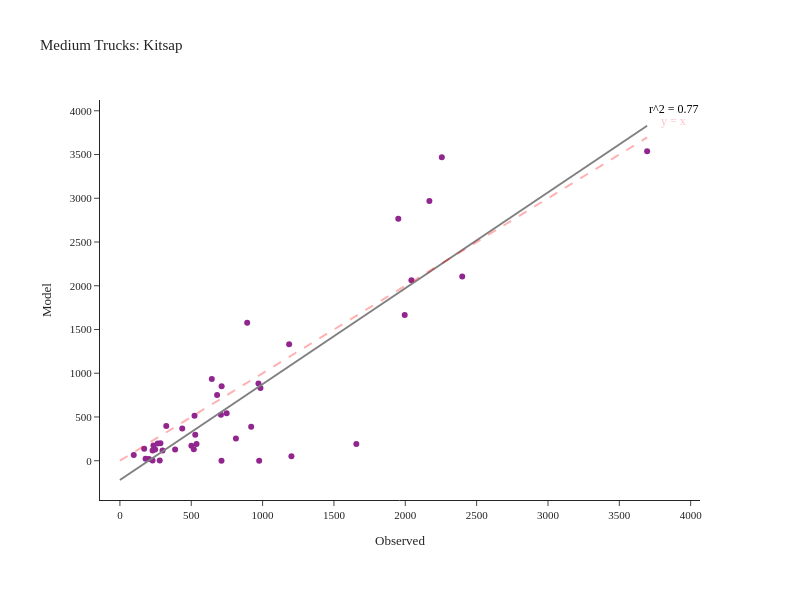

Write notebook code for a chart like this one.
### Code cell
fig = create_truck_chart(df_daily_med, 'Medium', 'Kitsap')
fig.show()

### Figure 1 — Plotly figure (JSON) as saved in the notebook; plotly's stock layout.template omitted (floating-point values rounded to 4 significant figures)
{"data": [{"customdata": [["SR-16  N/O SR-302 NB/SB", "Kitsap"], ["SR-16 N/O SR-160 NB/SB", "Kitsap"], ["SR-16 N/O Tremont NB/SB", "Kitsap"], ["SR-16 S/O SR-3 NB", "Kitsap"], ["SR-104 @ Hood Canal Bridge WB/EB", "Kitsap"], ["SR-104 E/O Hood Canal Bridge WB/EB", "Kitsap"], ["SR-104 N/O Pt Gamble Rd WB/EB", "Kitsap"], ["SR-104 E/O SR-307 WB/EB", "Kitsap"], ["SR-104 E/O Hansville WB/EB", "Kitsap"], ["SR-160 @ SR-16 WB/EB", "Kitsap"], ["SR-160 E/O Long Lake Rd WB/EB", "Kitsap"], ["SR-160 W/O Banner WB/EB", "Kitsap"], ["SR-160 E/O Peterson WB/EB", "Kitsap"], ["SR-160 S/O Southworth Dr WB/EB", "Kitsap"], ["SR-166 E/O SR-16 WB/EB", "Kitsap"], ["SR-3 E/O Sunset Way NB/SB", "Kitsap"], ["SR-3 N/O SR-305 NB/SB", "Kitsap"], ["SR-3 S/O Newberry Hill Rd NB/SB", "Kitsap"], ["SR-3 @ SR-304 NB/SB", "Kitsap"], ["SR-3 NE of SR-16 NB/SB", "Kitsap"], ["SR-3 W/O Lake Flora Rd NB/SB", "Kitsap"], ["SR-303 E/O SR-3 NB/SB", "Kitsap"], ["SR-303 N/O 11th St NB/SB", "Kitsap"], ["SR-303 N/O SR-304 NB/SB", "Kitsap"], ["SR-304 E/O SR-3 WB/EB", "Kitsap"], ["SR-304 W/O Naval WB/EB", "Kitsap"], ["SR-305 W/O SR-307 WB/EB", "Kitsap"], ["SR-305 W/O Suquamish Way WB/EB", "Kitsap"], ["SR-305 N/O Day Rd WB/EB", "Kitsap"], ["SR-305 N/O High School Rd WB/EB", "Kitsap"], ["SR-305 S/O Winslow Way WB/EB", "Kitsap"], ["SR-305 @ Ferry Ramp WB/EB", "Kitsap"], ["SR-307 W/O SR-104 NB/SB", "Kitsap"], ["SR-307 N/O Gunderson NB/SB", "Kitsap"], ["SR-307 S/O Gunderson NB/SB", "Kitsap"], ["SR-307 N/O SR-305 NB/SB", "Kitsap"], ["SR-308 @ SR-3 WB/EB", "Kitsap"], ["SR-308 E/O SR-3 WB/EB", "Kitsap"], ["SR-308 E/O Silverdale Way WB/EB", "Kitsap"], ["SR-308 W/O Brownsville Hwy WB/EB", "Kitsap"], ["SR-310 @ SR-3 WB/EB", "Kitsap"], ["SR-310 W/O Callow WB/EB", "Kitsap"]], "hovertemplate": "Observed=%{x}<br>Model=%{y}<br>location=%{customdata[0]}<br>County=%{customdata[1]}<extra></extra>", "legendgroup": "", "line": {"color": "Grey", "width": 2}, "marker": {"color": "#91268F", "symbol": "circle"}, "mode": "markers", "name": "", "orientation": "v", "showlegend": false, "type": "scatter", "x": [2256, 1951, 2169, 1996, 712, 180, 203, 537, 299, 523, 501, 387, 235, 97, 325, 1202, 1657, 2399, 2043, 3695, 976, 985, 971, 437, 892, 681, 1186, 713, 644, 518, 279, 229, 813, 528, 708, 748, 170, 229, 284, 247, 920, 265], "xaxis": "x", "y": [3468, 2766, 2970, 1667, 0, 23, 19, 190, 116, 513, 170, 129, 173, 64, 397, 51, 192, 2106, 2064, 3538, 0, 832, 882, 368, 1576, 750, 1331, 852, 933, 132, 2, 2, 253, 297, 526, 543, 137, 116, 199, 128, 389, 196], "yaxis": "y"}, {"hovertemplate": "Observed=%{x}<br>Model=%{y}<extra></extra>", "legendgroup": "", "line": {"color": "Grey", "dash": "solid", "width": 2}, "marker": {"symbol": "circle"}, "mode": "lines", "name": "", "orientation": "v", "showlegend": false, "type": "scatter", "x": [0.0, 37.32, 74.65, 112.0, 149.3, 186.6, 223.9, 261.3, 298.6, 335.9, 373.2, 410.6, 447.9, 485.2, 522.5, 559.8, 597.2, 634.5, 671.8, 709.1, 746.5, 783.8, 821.1, 858.4, 895.8, 933.1, 970.4, 1008.0, 1045.0, 1082.0, 1120.0, 1157.0, 1194.0, 1232.0, 1269.0, 1306.0, 1344.0, 1381.0, 1418.0, 1456.0, 1493.0, 1530.0, 1568.0, 1605.0, 1642.0, 1680.0, 1717.0, 1754.0, 1792.0, 1829.0, 1866.0, 1903.0, 1941.0, 1978.0, 2015.0, 2053.0, 2090.0, 2127.0, 2165.0, 2202.0, 2239.0, 2277.0, 2314.0, 2351.0, 2389.0, 2426.0, 2463.0, 2501.0, 2538.0, 2575.0, 2613.0, 2650.0, 2687.0, 2725.0, 2762.0, 2799.0, 2837.0, 2874.0, 2911.0, 2949.0, 2986.0, 3023.0, 3061.0, 3098.0, 3135.0, 3172.0, 3210.0, 3247.0, 3284.0, 3322.0, 3359.0, 3396.0, 3434.0, 3471.0, 3508.0, 3546.0, 3583.0, 3620.0, 3658.0, 3695.0], "xaxis": "x", "y": [-220.4, -179.5, -138.6, -97.71, -56.8, -15.9, 25.0, 65.9, 106.8, 147.7, 188.6, 229.5, 270.4, 311.3, 352.2, 393.1, 434.0, 474.9, 515.8, 556.7, 597.6, 638.5, 679.4, 720.3, 761.2, 802.1, 843.0, 883.9, 924.8, 965.7, 1007.0, 1048.0, 1088.0, 1129.0, 1170.0, 1211.0, 1252.0, 1293.0, 1334.0, 1375.0, 1416.0, 1457.0, 1497.0, 1538.0, 1579.0, 1620.0, 1661.0, 1702.0, 1743.0, 1784.0, 1825.0, 1866.0, 1906.0, 1947.0, 1988.0, 2029.0, 2070.0, 2111.0, 2152.0, 2193.0, 2234.0, 2275.0, 2315.0, 2356.0, 2397.0, 2438.0, 2479.0, 2520.0, 2561.0, 2602.0, 2643.0, 2684.0, 2725.0, 2765.0, 2806.0, 2847.0, 2888.0, 2929.0, 2970.0, 3011.0, 3052.0, 3093.0, 3134.0, 3174.0, 3215.0, 3256.0, 3297.0, 3338.0, 3379.0, 3420.0, 3461.0, 3502.0, 3543.0, 3583.0, 3624.0, 3665.0, 3706.0, 3747.0, 3788.0, 3829.0], "yaxis": "y"}], "layout": {"annotations": [{"align": "right", "font": {"color": "pink", "size": 12}, "showarrow": false, "text": "y = x", "x": 3880.0, "y": 3880.0}, {"align": "right", "font": {"color": "black", "size": 12}, "showarrow": false, "text": "r^2 = 0.77", "x": 3880.0, "y": 4020.0}], "height": 600, "legend": {"tracegroupgap": 0}, "margin": {"b": 100, "l": 100, "r": 100, "t": 100}, "shapes": [{"line": {"color": "Red", "dash": "dash", "width": 2}, "type": "line", "x0": 0, "x1": 3695, "y0": 0, "y1": 3695}], "title": {"text": "Medium Trucks: Kitsap"}, "width": 800, "xaxis": {"anchor": "y", "domain": [0.0, 1.0], "title": {"text": "Observed"}}, "yaxis": {"anchor": "x", "domain": [0.0, 1.0], "title": {"text": "Model"}}}}
